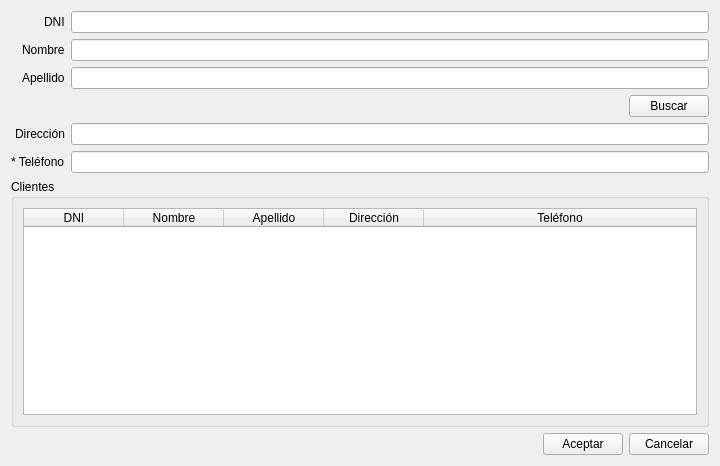
<?xml version="1.0" encoding="UTF-8"?>
<ui version="4.0">
 <class>vtnCliente</class>
 <widget class="QWidget" name="vtnCliente">
  <property name="geometry">
   <rect>
    <x>0</x>
    <y>0</y>
    <width>720</width>
    <height>466</height>
   </rect>
  </property>
  <property name="windowTitle">
   <string>Form</string>
  </property>
  <layout class="QVBoxLayout" name="verticalLayout_2">
   <item>
    <layout class="QGridLayout" name="gridLayout">
     <item row="0" column="0" alignment="Qt::AlignRight">
      <widget class="QLabel" name="label_2">
       <property name="text">
        <string>DNI</string>
       </property>
      </widget>
     </item>
     <item row="1" column="0" alignment="Qt::AlignRight">
      <widget class="QLabel" name="label_5">
       <property name="text">
        <string>Nombre</string>
       </property>
      </widget>
     </item>
     <item row="2" column="1">
      <widget class="QLineEdit" name="lineApellido">
       <property name="statusTip">
        <string>Ingrese Apellido del cliente (solo letras)</string>
       </property>
       <property name="accessibleDescription">
        <string>nya</string>
       </property>
      </widget>
     </item>
     <item row="4" column="0" alignment="Qt::AlignRight">
      <widget class="QLabel" name="label_3">
       <property name="text">
        <string>Dirección</string>
       </property>
      </widget>
     </item>
     <item row="5" column="1">
      <widget class="QLineEdit" name="lineTelefono">
       <property name="enabled">
        <bool>true</bool>
       </property>
       <property name="statusTip">
        <string>Ingrese Teléfono del cliente (solo números, máximo 20 números)</string>
       </property>
       <property name="accessibleDescription">
        <string>telefono</string>
       </property>
      </widget>
     </item>
     <item row="1" column="1">
      <widget class="QLineEdit" name="lineNombre">
       <property name="statusTip">
        <string>Ingrese Nombre del cliente (solo letras)</string>
       </property>
       <property name="accessibleDescription">
        <string>nya</string>
       </property>
      </widget>
     </item>
     <item row="0" column="1">
      <widget class="QLineEdit" name="lineDni">
       <property name="statusTip">
        <string>Ingrese DNI del cliente (exactamente 8 números)</string>
       </property>
       <property name="accessibleDescription">
        <string>dni</string>
       </property>
      </widget>
     </item>
     <item row="2" column="0" alignment="Qt::AlignRight">
      <widget class="QLabel" name="label">
       <property name="text">
        <string>Apellido</string>
       </property>
      </widget>
     </item>
     <item row="5" column="0" alignment="Qt::AlignRight">
      <widget class="QLabel" name="label_4">
       <property name="text">
        <string>* Teléfono</string>
       </property>
      </widget>
     </item>
     <item row="4" column="1">
      <widget class="QLineEdit" name="lineDireccion">
       <property name="statusTip">
        <string>Ingrese Dirección del cliente</string>
       </property>
       <property name="accessibleDescription">
        <string>direccion</string>
       </property>
      </widget>
     </item>
     <item row="3" column="1">
      <layout class="QHBoxLayout" name="horizontalLayout_2">
       <item>
        <spacer name="horizontalSpacer_2">
         <property name="orientation">
          <enum>Qt::Horizontal</enum>
         </property>
         <property name="sizeHint" stdset="0">
          <size>
           <width>40</width>
           <height>20</height>
          </size>
         </property>
        </spacer>
       </item>
       <item>
        <widget class="QPushButton" name="btnBuscar">
         <property name="text">
          <string>Buscar</string>
         </property>
        </widget>
       </item>
      </layout>
     </item>
    </layout>
   </item>
   <item>
    <widget class="QGroupBox" name="groupBuscar">
     <property name="title">
      <string>Clientes</string>
     </property>
     <layout class="QVBoxLayout" name="verticalLayout">
      <item>
       <widget class="QTableWidget" name="tableClientes">
        <property name="editTriggers">
         <set>QAbstractItemView::NoEditTriggers</set>
        </property>
        <property name="selectionMode">
         <enum>QAbstractItemView::SingleSelection</enum>
        </property>
        <property name="selectionBehavior">
         <enum>QAbstractItemView::SelectRows</enum>
        </property>
        <attribute name="horizontalHeaderStretchLastSection">
         <bool>true</bool>
        </attribute>
        <column>
         <property name="text">
          <string>DNI</string>
         </property>
        </column>
        <column>
         <property name="text">
          <string>Nombre</string>
         </property>
        </column>
        <column>
         <property name="text">
          <string>Apellido</string>
         </property>
        </column>
        <column>
         <property name="text">
          <string>Dirección</string>
         </property>
        </column>
        <column>
         <property name="text">
          <string>Teléfono</string>
         </property>
        </column>
       </widget>
      </item>
     </layout>
    </widget>
   </item>
   <item>
    <layout class="QHBoxLayout" name="horizontalLayout">
     <item>
      <spacer name="horizontalSpacer">
       <property name="orientation">
        <enum>Qt::Horizontal</enum>
       </property>
       <property name="sizeHint" stdset="0">
        <size>
         <width>40</width>
         <height>20</height>
        </size>
       </property>
      </spacer>
     </item>
     <item>
      <widget class="QPushButton" name="btnAceptar">
       <property name="text">
        <string>Aceptar</string>
       </property>
      </widget>
     </item>
     <item>
      <widget class="QPushButton" name="btnCancelar">
       <property name="text">
        <string>Cancelar</string>
       </property>
      </widget>
     </item>
    </layout>
   </item>
  </layout>
 </widget>
 <tabstops>
  <tabstop>lineDni</tabstop>
  <tabstop>lineNombre</tabstop>
  <tabstop>lineApellido</tabstop>
  <tabstop>btnBuscar</tabstop>
  <tabstop>lineDireccion</tabstop>
  <tabstop>lineTelefono</tabstop>
  <tabstop>tableClientes</tabstop>
  <tabstop>btnAceptar</tabstop>
  <tabstop>btnCancelar</tabstop>
 </tabstops>
 <resources/>
 <connections/>
</ui>
